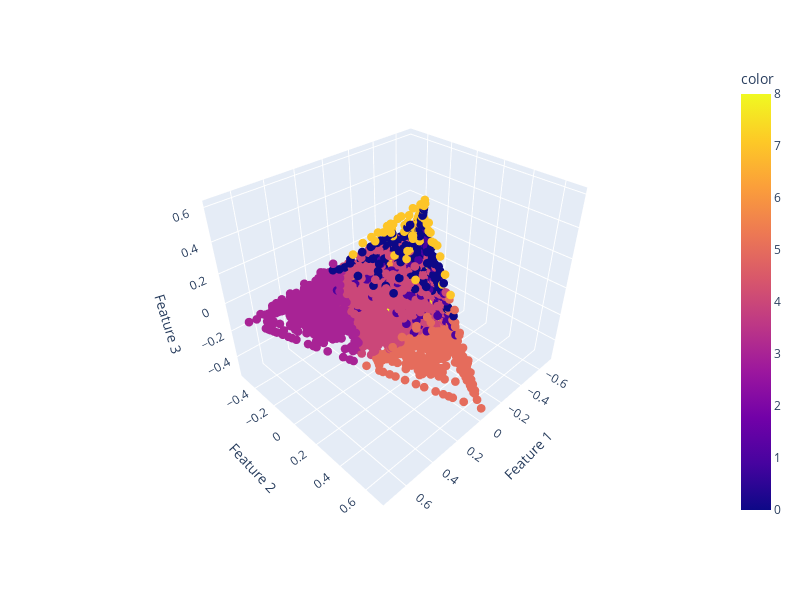

Notebook code cell kept with this figure:
### Code cell
import plotly.express as px
fig = px.scatter_3d(df_pca_sample, x= df_pca_sample[:,0], y= df_pca_sample[:,1],z = df_pca_sample[:,2],
                  color=cluster_labels_samples, labels={'x':'Feature 1', 'y':'Feature 2','z':'Feature 3'},width = 800, height=600 )
fig.update_traces(marker_size=3)
fig.show()

### Figure 1 — Plotly figure (JSON) as saved in the notebook; plotly's stock layout.template omitted (floating-point values rounded to 4 significant figures; data arrays with more than 128 entries replaced by an {"elided": "..."} marker saying what was removed)
{"data": [{"hovertemplate": "Feature 1=%{x}<br>Feature 2=%{y}<br>Feature 3=%{z}<br>color=%{marker.color}<extra></extra>", "legendgroup": "", "marker": {"color": {"elided": "10000 int values"}, "coloraxis": "coloraxis", "size": 3, "symbol": "circle"}, "mode": "markers", "name": "", "scene": "scene", "showlegend": false, "type": "scatter3d", "x": {"elided": "10000 float values"}, "y": {"elided": "10000 float values"}, "z": {"elided": "10000 float values"}}], "layout": {"coloraxis": {"colorbar": {"title": {"text": "color"}}, "colorscale": [[0, "#0d0887"], [0.1111, "#46039f"], [0.2222, "#7201a8"], [0.3333, "#9c179e"], [0.4444, "#bd3786"], [0.5556, "#d8576b"], [0.6667, "#ed7953"], [0.7778, "#fb9f3a"], [0.8889, "#fdca26"], [1, "#f0f921"]]}, "height": 600, "legend": {"tracegroupgap": 0}, "margin": {"t": 60}, "scene": {"aspectmode": "auto", "aspectratio": {"x": 1.135, "y": 0.9694, "z": 0.9092}, "camera": {"center": {"x": 0, "y": 0, "z": 0}, "eye": {"x": 1.39, "y": 1.39, "z": 1.39}, "projection": {"type": "perspective"}, "up": {"x": 0, "y": 0, "z": 1}}, "domain": {"x": [0, 1], "y": [0, 1]}, "xaxis": {"title": {"text": "Feature 1"}, "type": "linear"}, "yaxis": {"title": {"text": "Feature 2"}, "type": "linear"}, "zaxis": {"title": {"text": "Feature 3"}, "type": "linear"}}, "width": 800}}
